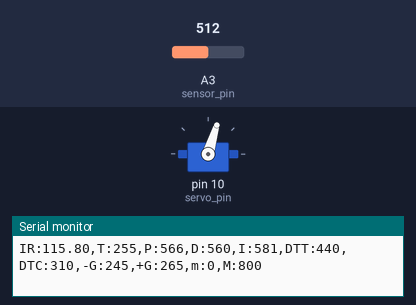
A sketch run on a simulated Arduino Uno, built with avr-gcc and run on an emulated ATmega328P. Shown: servo, the last lines printed to the serial monitor. The inputs (shaded band) are chosen by the test bench; at power-on: A3 (sensor_pin) = 512.

Above: at 6.2 s.
6.3 s: A3 (sensor_pin) set to 122
9.3 s: A3 (sensor_pin) set to 90
At 10.5 s:
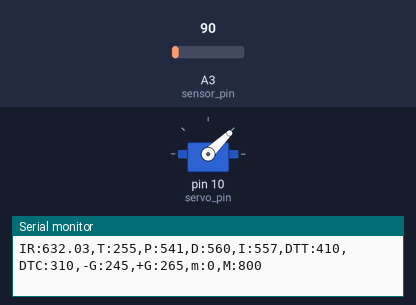
10.8 s: A3 (sensor_pin) set to 0
At 11.4 s:
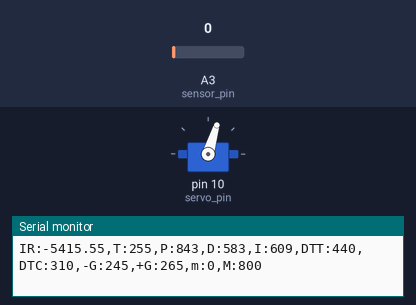
Timing chart, 0 to 13.8 s (numbered marks = the images above; inputs shaded):
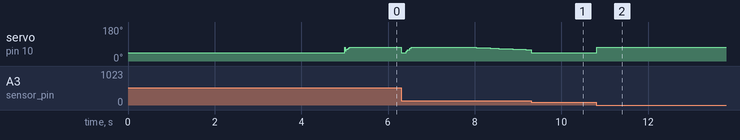

The sketch:

20203087_SJY.ino
```cpp
#include <Servo.h>
#define servo_pin 10
#define sensor_pin A3

#define dist_target 255
#define dist_min 100
#define dist_max 410

#define dist_alpha 0.15

#define duty_MIN 1000
#define duty_neu 1200 //수평 1450
#define duty_MAX 2000

#define servo_speed 300
#define servo_angle 30

#define interval_dist 20
#define interval_servo 20
#define interval_serial 100

#define kp 1.0
#define ki 0.01
#define kd 25.0

Servo myservo;

float dist_raw, dist_ema;

int duty_min, duty_max;

unsigned long last_sampling_time_dist, last_sampling_time_servo, last_sampling_time_serial;
bool event_dist, event_servo, event_serial;

int duty_chg;
int duty_target, duty_curr;
float error_curr, error_prev, control, pterm, dterm, dterm_prev, iterm;

void setup() {
  myservo.attach(servo_pin); //서보모터 핀 설정
  myservo.writeMicroseconds(duty_MIN);
  Serial.begin(57600); //시리얼 동기화
  duty_chg = (duty_MAX - duty_MAX) * (servo_speed / 180.0) * (interval_servo / 1000.0);

  last_sampling_time_dist = 0;
  last_sampling_time_servo = 0;
  last_sampling_time_serial = 0;

  event_dist = false;
  event_servo = false;
  event_serial = false;

  pterm = 0;
  iterm = 0;
  dterm = 0;

  dist_raw = 255;
  duty_min = 1000;
  duty_max = 1300;
  delay(5000);
}

void loop() {
  dterm_prev = dterm;
  if(millis() >= last_sampling_time_dist + interval_dist){
    event_dist = true;
  }
  if(millis() >= last_sampling_time_servo + interval_servo){
    event_servo = true;
  }
  if(millis() >= last_sampling_time_serial + interval_serial){
    event_serial = true;
  }

  if(event_dist){
    event_dist = false;
    dist_raw = ir_distance_filtered();
    error_curr = dist_target - dist_raw;
    pterm = kp * error_curr;
    iterm += ki * error_curr;
    dterm = kd * (error_curr - error_prev);
    control = pterm + iterm + dterm;
    duty_target = duty_neu + control;

    duty_target = min(max(duty_target, duty_min), duty_max);

    error_prev = error_curr;

    last_sampling_time_dist += interval_dist;
  }


  if(event_servo){
    event_servo = false;
    myservo.writeMicroseconds(duty_target);
    last_sampling_time_servo += interval_servo;
  }

  if(event_serial){
    event_serial = false;
    Serial.print("IR:");
    Serial.print(dist_raw);
    Serial.print(",T:");
    Serial.print(dist_target);
    Serial.print(",P:");
    Serial.print(map(pterm,-1000,1000,510,610));
    Serial.print(",D:");
    Serial.print(map(dterm,-1000,1000,510,610));
    Serial.print(",I:");
    Serial.print(map(iterm,-1000,1000,510,610));
    Serial.print(",DTT:");
    Serial.print(map(duty_target,1000,2000,410,510));
    Serial.print(",DTC:");
    Serial.print(map(duty_curr,1000,2000,410,510));
    Serial.println(",-G:245,+G:265,m:0,M:800");
    last_sampling_time_serial += interval_serial;
  }
}
float ir_distance(void){
  float val;
  float volt = float(analogRead(sensor_pin));
  val = ((6762.0/(volt - 9.0)) - 4.0) * 10.0;
  val = 100 + 300.0 / (480 - 73) * (val - 73);
  return val;
}

float ir_distance_filtered(void){
  static float val;
  static float dist_ema = 0;
  float raw = ir_distance();
  val = raw;
  dist_ema = dist_alpha * val + (1- dist_alpha) * dist_ema;
  return dist_ema;
}
```

Measured:
- after the input at 10.8 s, servo on pin 10 (servo_pin): 44° → 73° at once
